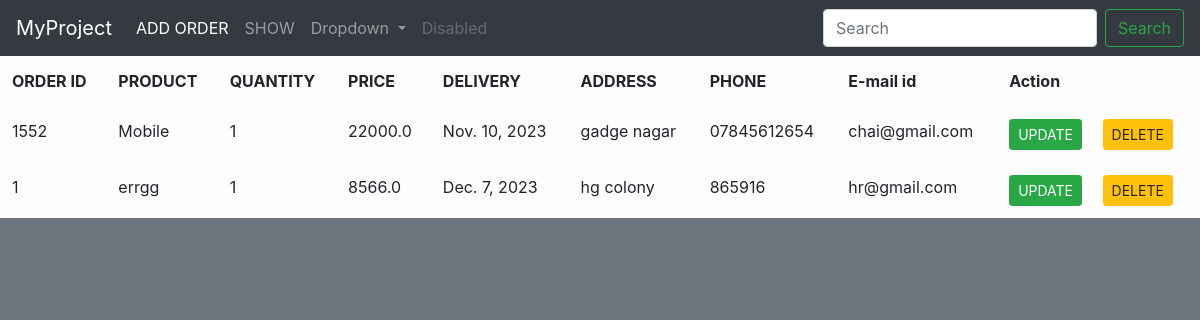
The page /a1/sv/ on the database its author committed.
### CRUD_APP/models.py (models this page shows)
class Order(models.Model):
    oid = models.IntegerField()
    product = models.CharField(max_length=100)
    quantity = models.IntegerField()
    price = models.FloatField()
    del_date = models.DateField()
    address = models.CharField(max_length=200)
    phone = models.CharField(max_length=12)
    mail = models.EmailField()

### CRUD_APP/views.py (the view)
# urls.py: path('sv/', views.show_view,name='show_url'),
def show_view(request):
    obj = Order.objects.all()
    templates_name = 'CRUD_APP/show.html'
    context = {'data':obj}
    return render(request,templates_name,context)

### templates/CRUD_APP/show.html (shortened to what this page needs)
{% extends "layout.html"%}
{% block content%}
<table class='table table-light'>
    <thead>
        <tr>
            <th> ORDER ID </th>
            <th> PRODUCT </th>
            <th> QUANTITY </th>
            <th> PRICE </th>
            <th> DELIVERY </th>
            <th> ADDRESS </th>
            <th> PHONE </th>
            <th> E-mail id </th>
            <th>Action</th>
        </tr>
        <tbody>
            {% for obj in data %}
            <tr>
                <td>{{obj.oid}}</td>
                <td>{{obj.product}}</td>
                <td>{{obj.quantity}}</td>
                <td>{{obj.price}}</td>
                <td>{{obj.del_date}}</td>
                <td>{{obj.address}}</td>
                <td>{{obj.phone}}</td>
                <td>{{obj.mail}}</td>
                <td>
                    <a href="{% url 'update_url' obj.oid %}"><button class='btn btn-success btn-sm mr-3'>UPDATE</button></a>
                    <a href="{% url 'delete_url' obj.oid %}"><button class='btn btn-warning btn-sm'>DELETE</button></a>
                </td>
            </tr>
            {% endfor %}
        </tbody>
    </thead>
</table>
{%endblock%}

### templates/layout.html (shortened to what this page needs)
<!DOCTYPE html>
<html lang="en">
<head>
    <link rel="stylesheet" href="https://cdn.jsdelivr.net/npm/bootstrap@4.5.3/dist/css/bootstrap.min.css">
</head>
<body class="bg bg-secondary">
    <nav class="navbar navbar-expand-lg navbar-dark bg-dark">
        <a class="navbar-brand" href="#">MyProject</a>
        <div class="collapse navbar-collapse" id="navbarSupportedContent">
          <ul class="navbar-nav mr-auto">
            <li class="nav-item active">
              <a class="nav-link" href="{% url 'add_url'%}">ADD ORDER</a>
            </li>
            <li class="nav-item">
              <a class="nav-link" href="{% url 'show_url'%}">SHOW</a>
            </li>
            <li class="nav-item dropdown">
              <a class="nav-link dropdown-toggle" href="#" id="navbarDropdown" role="button" data-toggle="dropdown" aria-haspopup="true" aria-expanded="false">
                Dropdown
              </a>
            </li>
            <li class="nav-item">
              <a class="nav-link disabled" href="#" tabindex="-1" aria-disabled="true">Disabled</a>
            </li>
          </ul>
          <form class="form-inline my-2 my-lg-0">
            <input class="form-control mr-sm-2" type="search" placeholder="Search" aria-label="Search">
            <button class="btn btn-outline-success my-2 my-sm-0" type="submit">Search</button>
          </form>
        </div>
      </nav>
    {%block content%}
    {%endblock%}
</body>
</html>

### rows shown on the page
Order: oid "1552", product "Mobile", quantity "1", price "22000.0", del_date "Nov. 10, 2023", address "gadge nagar", phone "07845612654", mail "chai@gmail.com"
Order: oid "1", product "errgg", quantity "1", price "8566.0", del_date "Dec. 7, 2023", address "hg colony", phone "865916", mail "hr@gmail.com"
